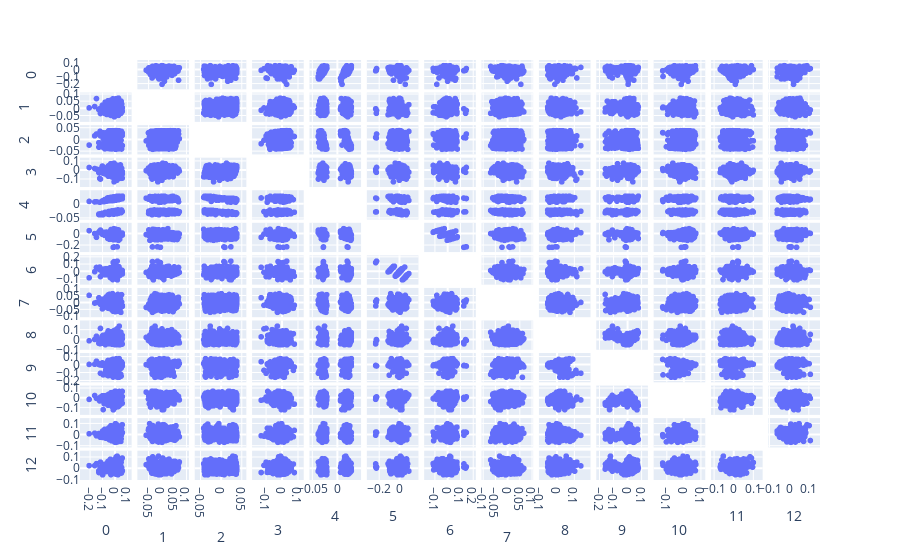

Write notebook code for a chart like this one.
### Code cell
# visualizes all the principal components
fig = px.scatter_matrix(
    U,
    labels=tuple(features),
    dimensions=range(13),
)
fig.update_traces(diagonal_visible=False)
fig.show()

### Figure 1 — Plotly figure (JSON) as saved in the notebook; plotly's stock layout.template omitted (floating-point values rounded to 4 significant figures; data arrays with more than 128 entries replaced by an {"elided": "..."} marker saying what was removed)
{"data": [{"diagonal": {"visible": false}, "dimensions": [{"axis": {"matches": true}, "label": "0", "values": {"elided": "1766 float values"}}, {"axis": {"matches": true}, "label": "1", "values": {"elided": "1766 float values"}}, {"axis": {"matches": true}, "label": "2", "values": {"elided": "1766 float values"}}, {"axis": {"matches": true}, "label": "3", "values": {"elided": "1766 float values"}}, {"axis": {"matches": true}, "label": "4", "values": {"elided": "1766 float values"}}, {"axis": {"matches": true}, "label": "5", "values": {"elided": "1766 float values"}}, {"axis": {"matches": true}, "label": "6", "values": {"elided": "1766 float values"}}, {"axis": {"matches": true}, "label": "7", "values": {"elided": "1766 float values"}}, {"axis": {"matches": true}, "label": "8", "values": {"elided": "1766 float values"}}, {"axis": {"matches": true}, "label": "9", "values": {"elided": "1766 float values"}}, {"axis": {"matches": true}, "label": "10", "values": {"elided": "1766 float values"}}, {"axis": {"matches": true}, "label": "11", "values": {"elided": "1766 float values"}}, {"axis": {"matches": true}, "label": "12", "values": {"elided": "1766 float values"}}], "hovertemplate": "%{xaxis.title.text}=%{x}<br>%{yaxis.title.text}=%{y}<extra></extra>", "legendgroup": "", "marker": {"color": "#636efa", "symbol": "circle"}, "name": "", "showlegend": false, "type": "splom"}], "layout": {"dragmode": "select", "legend": {"tracegroupgap": 0}, "margin": {"t": 60}}}
